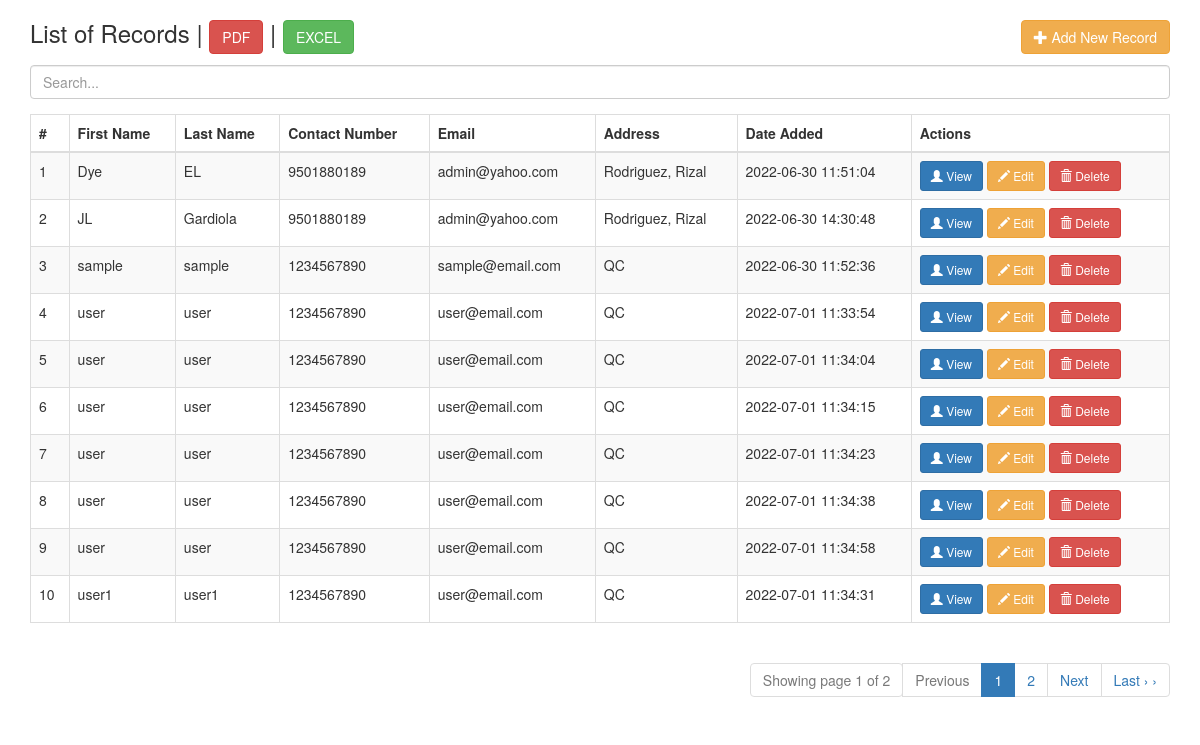
The page / on the database its author committed.
### tables this page shows
CREATE TABLE `tblstudent` (
  `id` int(11) NOT NULL,
  `first_name` varchar(255) NOT NULL,
  `last_name` varchar(255) NOT NULL,
  `contact_number` bigint(20) NOT NULL,
  `email` varchar(255) NOT NULL,
  `address` text NOT NULL,
  `photo` varchar(255) NOT NULL,
  `creation_date` timestamp NOT NULL DEFAULT current_timestamp() ON UPDATE current_timestamp()
);

### index.php (the view, shortened to what this page needs)
<!DOCTYPE html>
<html lang="en">
<head>
    <link href="https://maxcdn.bootstrapcdn.com/bootstrap/3.3.0/css/bootstrap.min.css" rel="stylesheet">
    <link href="https://cdn.datatables.net/1.10.25/css/dataTables.bootstrap.min.css" rel="stylesheet">
</head>
<body>
    <div class="container">
        <div class="row">
            <div class="col-md-12">
                <h3>List of Records
                    <a href="insert.php" class="btn btn-warning pull-right" style="margin-bottom:1%"><span class="glyphicon glyphicon-plus"></span> Add New Record</a>
                    | <a href="generatepdf.php" class="btn btn-danger"> PDF </a>
                    | <button type="submit" onClick="Export()" class="btn btn-success"> EXCEL </button>
                </h3>
            </div>
        </div>
        <div class="row">
            <div class="col-md-12">
                <div class="form-group">
                    <input type="text" id="myInput" placeholder="Search..." class="form-control">
                </div>
                <div class="table-responsive">
                    <table class="table table-bordered table-striped">
                        <thead>
                            <th>#</th>
                            <th>First Name</th>
                            <th>Last Name</th>
                            <th>Contact Number</th>
                            <th>Email</th>
                            <th>Address</th>
                            <th>Date Added</th>
                            <th>Actions</th>
                        </thead>
                        <tbody id="myTable">
                            <?php
                                require_once "conn.php";
                                if(isset($_GET['page_no']) && $_GET['page_no']!=""){
                                    $page_no = $_GET['page_no'];
                                }else{
                                    $page_no = 1;
                                }
                                $total_records_per_page = 10;
                                $offset = ($page_no-1) * $total_records_per_page;
                                $previous_page = $page_no - 1;
                                $next_page = $page_no + 1;
                                $result_count = mysqli_query($conn, "SELECT COUNT(*) as total_records FROM tblstudent");
                                $total_records = mysqli_fetch_array($result_count);
                                $total_records = $total_records['total_records'];
                                $total_no_of_pages = ceil($total_records / $total_records_per_page);
                                $sql = mysqli_query($conn,"SELECT * FROM tblstudent ORDER by first_name LIMIT $offset, $total_records_per_page");
                                $count = 1;
                                $row = mysqli_num_rows($sql);
                                if($row > 0){
                                    while($row = mysqli_fetch_array($sql)){
                            ?>
                            <tr>
                                <td><?php echo $count;?></td>
                                <td><?php echo $row['first_name'];?></td>
                                <td><?php echo $row['last_name'];?></td>
                                <td><?php echo $row['contact_number'];?></td>
                                <td><?php echo $row['email'];?></td>
                                <td><?php echo $row['address'];?></td>
                                <td><?php echo $row['creation_date'];?></td>
                                <td>
                                    <a href="profile.php?profile=<?php echo htmlentities($row['id']);?>" class="btn btn-primary btn-sm"><span class="glyphicon glyphicon-user"></span> View</a>
                                    <a href="edit.php?edit=<?php echo htmlentities($row['id']);?>" class="btn btn-warning btn-sm"><span class="glyphicon glyphicon-pencil"></span> Edit</a>
                                    <a href="index.php?del=<?php echo htmlentities($row['id']);?>" onClick = "return confirm('Do you really want to delete this Record?')" class="btn btn-danger btn-sm"><span class="glyphicon glyphicon-trash"></span> Delete</a>
                                </td>
                            </tr>
                            <?php
                                $count = $count+1;
                                }}
                            ?>
                        </tbody>
                    </table>
                </div>
                    <ul class="pagination pull-right">
                        <li class="pull-left btn btn-default disabled">Showing page <?php echo $page_no. " of ". $total_no_of_pages;?></li>
                            <li <?php if($page_no <= 1) { echo "class='disabled'";}?>>
                            <a <?php if($page_no > 1) { echo "href='?page_no=$previous_page'";}?>>Previous</a>
                        </li>
                        <?php
                            if($total_no_of_pages <= 10){
                                for($counter = 1; $counter <= $total_no_of_pages; $counter++){
                                    if($counter == $page_no){
                                        echo "<li class='active'><a>$counter</a></li>";
                                    }else{
                                        echo "<li><a href='?page_no=$counter'>$counter</a></li>";
                                    }
                                }
                            }
                        ?>
                        <li <?php if($page_no >= $total_no_of_pages){ echo "class='disabled'";}?>>
                            <a <?php if($page_no < $total_no_of_pages) {echo "href='?page_no=$next_page'";}?>>Next</a>
                        </li>
                        <?php if($page_no < $total_no_of_pages) { echo "<li><a href='?page_no=$total_no_of_pages'>Last &rsaquo; &rsaquo;</a></li>";}?>
                    </ul>
            </div>
        </div>
    </div>
</body>
</html>

### rows shown on the page
tblstudent: first_name "Dye", last_name "EL", contact_number "9501880189", email "admin@yahoo.com", address "Rodriguez, Rizal", creation_date "2022-06-30 11:51:04"
tblstudent: first_name "JL", last_name "Gardiola", contact_number "9501880189", email "admin@yahoo.com", address "Rodriguez, Rizal", creation_date "2022-06-30 14:30:48"
tblstudent: first_name "sample", last_name "sample", contact_number "1234567890", email "sample@email.com", address "QC", creation_date "2022-06-30 11:52:36"
tblstudent: first_name "user", last_name "user", contact_number "1234567890", email "user@email.com", address "QC", creation_date "2022-07-01 11:33:54"
tblstudent: first_name "user", last_name "user", contact_number "1234567890", email "user@email.com", address "QC", creation_date "2022-07-01 11:34:04"
tblstudent: first_name "user", last_name "user", contact_number "1234567890", email "user@email.com", address "QC", creation_date "2022-07-01 11:34:15"
tblstudent: first_name "user", last_name "user", contact_number "1234567890", email "user@email.com", address "QC", creation_date "2022-07-01 11:34:23"
tblstudent: first_name "user", last_name "user", contact_number "1234567890", email "user@email.com", address "QC", creation_date "2022-07-01 11:34:38"
tblstudent: first_name "user", last_name "user", contact_number "1234567890", email "user@email.com", address "QC", creation_date "2022-07-01 11:34:58"
tblstudent: first_name "user1", last_name "user1", contact_number "1234567890", email "user@email.com", address "QC", creation_date "2022-07-01 11:34:31"

### other values the page prints
$page_no "1"
$total_no_of_pages "2"
